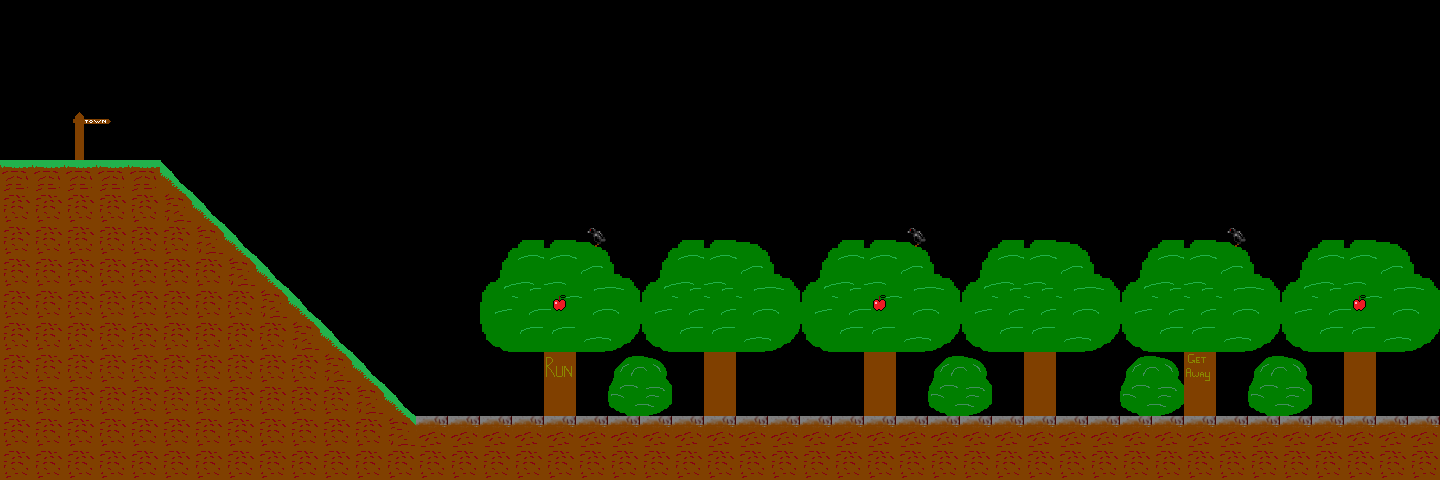

The image is a tile-based game level rendered from a .tmx file. Its description and source (layers, tilesets, objects; grid data summarised) follow:
An orthogonal 45x15 tile map with 32x32 px tiles, 2 tile layers (Foreground, Background), 3 tilesets and 37 objects (town, Spawn).

<map version="1.0" orientation="orthogonal" width="45" height="15" tilewidth="32" tileheight="32">
 <tileset firstgid="1" name="Tileset" tilewidth="32" tileheight="32">
  <image source="spritesheets/spritesheet2.png" trans="ff00ff" width="320" height="320" />
 </tileset>
 <tileset firstgid="101" name="TileSet2" tilewidth="32" tileheight="32">
  <image source="spritesheets/spritesheet3.png" trans="ff00ff" width="320" height="320" />
 </tileset>
 <tileset firstgid="201" name="Tileset3" tilewidth="32" tileheight="32">
  <image source="spritesheets/spritesheet.png" trans="ff00ff" width="320" height="320" />
 </tileset>
 <layer name="Foreground" width="45" height="15">
  <data>[675 cells, 158 non-empty, 6 distinct tile ids]</data>
 </layer>
 <layer name="Background" width="45" height="15">
  <data>[675 cells, 185 non-empty, 33 distinct tile ids]</data>
 </layer>
 <objectgroup name="Transition" width="45" height="15">
  <object name="town" x="1413" y="353" width="25" height="65">
   <properties>
    <property name="cx" value="0" />
    <property name="cy" value="0" />
    <property name="d" value="1" />
    <property name="map" value="forest" />
    <property name="x" value="32" />
    <property name="y" value="360" />
   </properties>
  </object>
 </objectgroup>
 <objectgroup name="Load" width="45" height="15">
  <object name="Spawn" x="0" y="102" width="27" height="57">
   <properties>
    <property name="direction" value="1" />
    <property name="xChange" value="0" />
    <property name="yChange" value="0" />
   </properties>
  </object>
 </objectgroup>
 <objectgroup name="Visited" width="45" height="15">
  <properties>
   <property name="mapId" value="0" />
   <property name="visited" value="false" />
  </properties>
 </objectgroup>
 <objectgroup name="Dim" width="45" height="15">
  <object x="192" y="0" width="32" height="32" />
  <object x="224" y="0" width="32" height="32" />
  <object x="256" y="0" width="32" height="32" />
  <object x="288" y="0" width="32" height="32" />
  <object x="320" y="0" width="32" height="32" />
  <object x="352" y="0" width="32" height="32" />
  <object x="384" y="0" width="32" height="32" />
  <object x="416" y="0" width="32" height="32" />
  <object x="448" y="0" width="32" height="32" />
  <object x="480" y="0" width="32" height="32" />
  <object x="512" y="0" width="32" height="32" />
  <object x="544" y="0" width="32" height="32" />
  <object x="576" y="0" width="32" height="32" />
  <object x="608" y="0" width="32" height="32" />
  <object x="640" y="0" width="32" height="32" />
  <object x="672" y="0" width="32" height="32" />
  <object x="704" y="0" width="32" height="32" />
  <object x="736" y="0" width="32" height="32" />
  <object x="768" y="0" width="32" height="32" />
  <object x="800" y="0" width="32" height="32" />
  <object x="832" y="0" width="32" height="32" />
  <object x="864" y="0" width="32" height="32" />
  <object x="896" y="0" width="32" height="32" />
  <object x="928" y="0" width="32" height="32" />
  <object x="960" y="0" width="32" height="32" />
  <object x="992" y="0" width="32" height="32" />
  <object x="1024" y="0" width="32" height="32" />
  <object x="1056" y="0" width="32" height="32" />
  <object x="1088" y="0" width="32" height="32" />
  <object x="1120" y="0" width="32" height="32" />
  <object x="1152" y="0" width="32" height="32" />
  <object x="1184" y="0" width="32" height="32" />
  <object x="1216" y="0" width="32" height="32" />
  <object x="1248" y="0" width="32" height="32" />
  <object x="1280" y="0" width="32" height="32" />
 </objectgroup>
</map>
